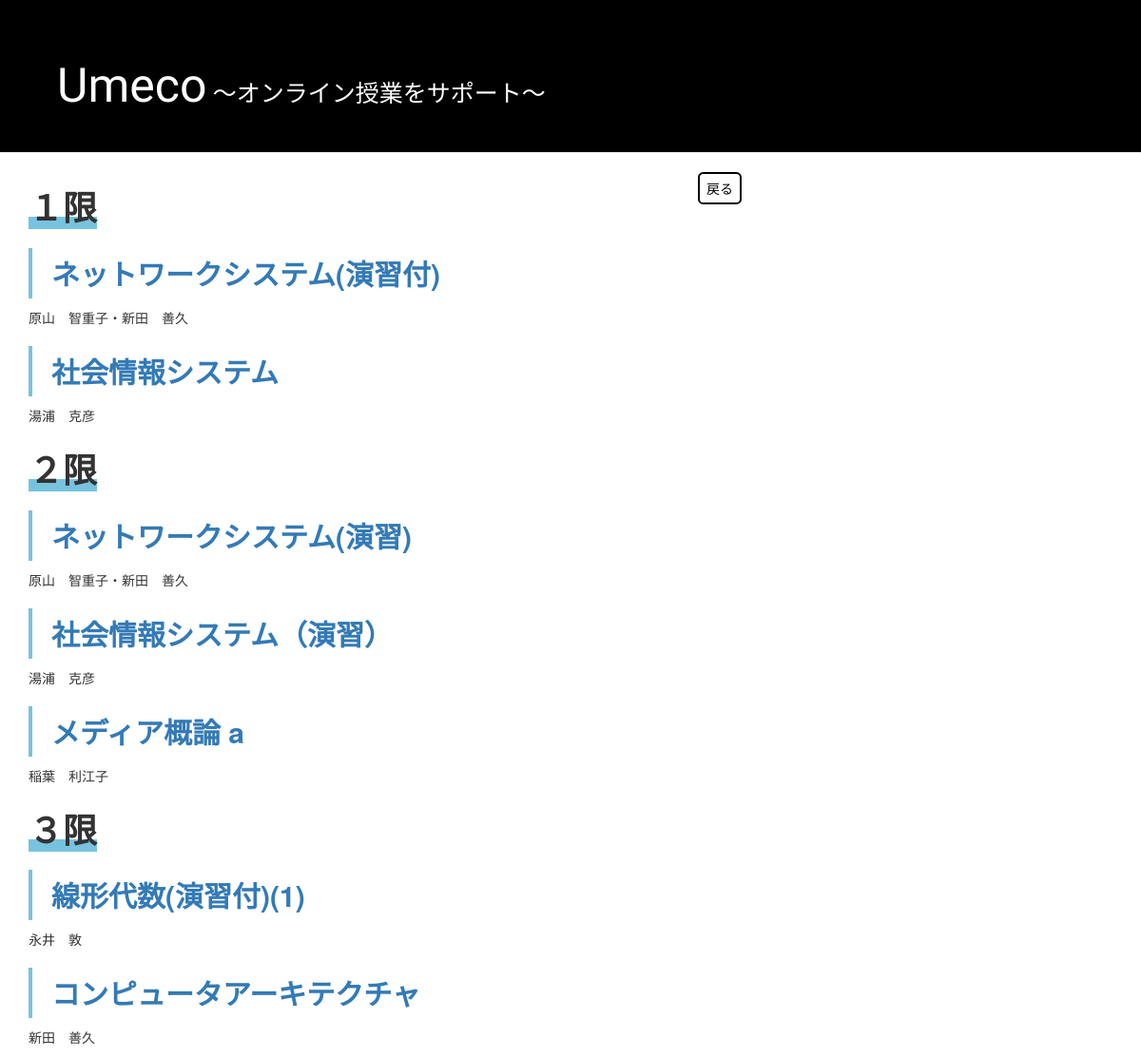
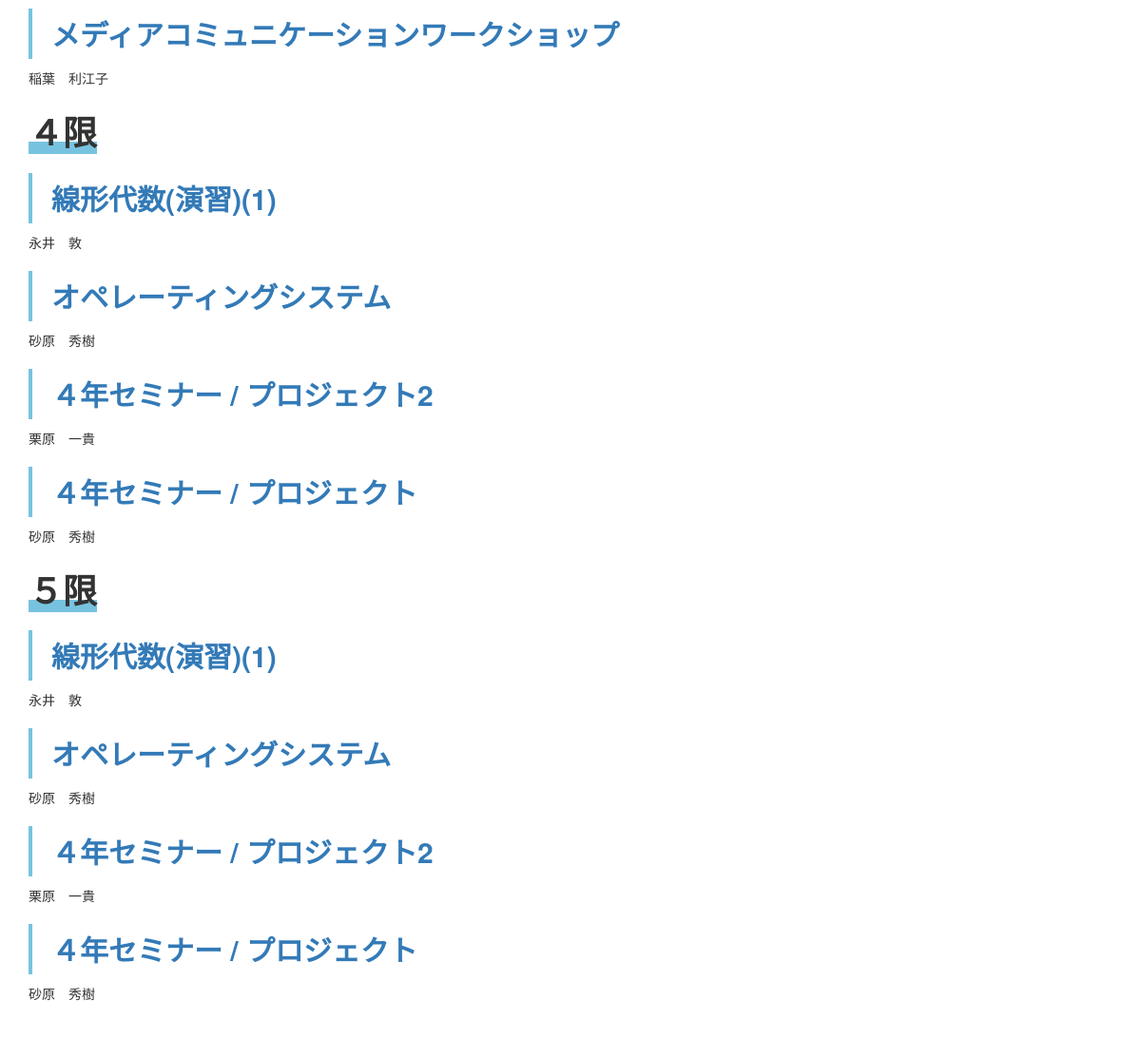
/post_list/, run on the app's committed database (2 pictures, top to bottom).
### blog/models.py (models this page shows, shortened)
class Post(models.Model):
    author = models.ForeignKey(settings.AUTH_USER_MODEL, on_delete=models.CASCADE)
    title = models.CharField(max_length=200)
    text = models.TextField()
    pursose = models.TextField()
    terget = models.TextField()
    course = models.TextField()
    textbook = models.TextField()
    evaluation = models.TextField()
    created_date = models.DateTimeField(default=timezone.now)
    published_date = models.DateTimeField(blank=True, null=True)
    time = models.CharField(max_length=20)
    t_mail = models.CharField(max_length=200)
    subjecturl =  models.TextField()
    sllabus = models.TextField()
    homework = models.TextField()
    lesson = models.TextField()
    regi = models.CharField(max_length=5)

### blog/views.py (the view)
# urls.py: path('post_list/', views.post_list, name='post_list'),
def post_list(request):
    posts = Post.objects.filter(published_date__lte=timezone.now()).order_by('published_date')
    return render(request, 'blog/post_list.html', {'posts': posts})

### blog/templates/blog/post_list.html
{% extends 'blog/base.html' %}
{% block content %}
<a href="/course" class="back">
   戻る
</a>
<br>
<h1>１限</h1>
{% for post in posts %}
{% if post.time == "1" %}
<div class="post">
  <h2><a href="{% url 'post_detail' pk=post.pk %}">{{ post.title }}</a></h2>
  <p>{{ post.text|linebreaksbr }}</p>
</div>
{% endif %}
{% endfor %}
<br>
<h1>２限</h1>
{% for post in posts %}
{% if post.time == "2" %}
<div class="post">
  <h2><a href="{% url 'post_detail' pk=post.pk %}">{{ post.title }}</a></h2>
  <p>{{ post.text|linebreaksbr }}</p>
</div>
{% endif %}
{% endfor %}
<br>
<h1>３限</h1>
{% for post in posts %}
{% if post.time == "3" %}
<div class="post">
  <h2><a href="{% url 'post_detail' pk=post.pk %}">{{ post.title }}</a></h2>
  <p>{{ post.text|linebreaksbr }}</p>
</div>
{% endif %}
{% endfor %}
<br>
<h1>４限</h1>
{% for post in posts %}
{% if post.time == "4" %}
<div class="post">
  <h2><a href="{% url 'post_detail' pk=post.pk %}">{{ post.title }}</a></h2>
  <p>{{ post.text|linebreaksbr }}</p>
</div>
{% endif %}
{% endfor %}
<br>
<h1>５限</h1>
{% for post in posts %}
{% if post.time == "4" %}
<div class="post">
  <h2><a href="{% url 'post_detail' pk=post.pk %}">{{ post.title }}</a></h2>
  <p>{{ post.text|linebreaksbr }}</p>
</div>
{% endif %}
{% endfor %}
<br>
{% endblock %}

### blog/static/css/class.css (style rules this page uses)
body { margin:0; margin-bottom:5%; }
.back { display:inline-block; border-radius: 0.4em; margin-bottom:15px; border: 2px solid; color:black; padding:5px 7px; float:right; }
h1 { font-weight:bolder; }
.post h2 { font-weight:bolder; padding: 1rem 2rem; border-left: 4px solid rgb(119, 195, 223); color: black; }
h1 { font-weight:bolder; background: linear-gradient(transparent 70%, rgb(119, 195, 223) 70%); display:inline; font-family:'Carter One'; }

### data on the page
Post: title "ネットワークシステム(演習付)", text "原山 智重子・新田 善久"
Post: title "社会情報システム", text "湯浦 克彦"
Post: title "ネットワークシステム(演習)", text "原山 智重子・新田 善久"
Post: title "社会情報システム（演習）", text "湯浦 克彦"
Post: title "メディア概論 a", text "稲葉 利江子"
Post: title "線形代数(演習付)(1)", text "永井 敦"
Post: title "コンピュータアーキテクチャ", text "新田 善久"
Post: title "メディアコミュニケーションワークショップ", text "稲葉 利江子"
Post: title "線形代数(演習)(1)", text "永井 敦"
Post: title "オペレーティングシステム", text "砂原 秀樹"
Post: title "４年セミナー / プロジェクト2", text "栗原 一貴"
Post: title "４年セミナー / プロジェクト", text "砂原 秀樹"
